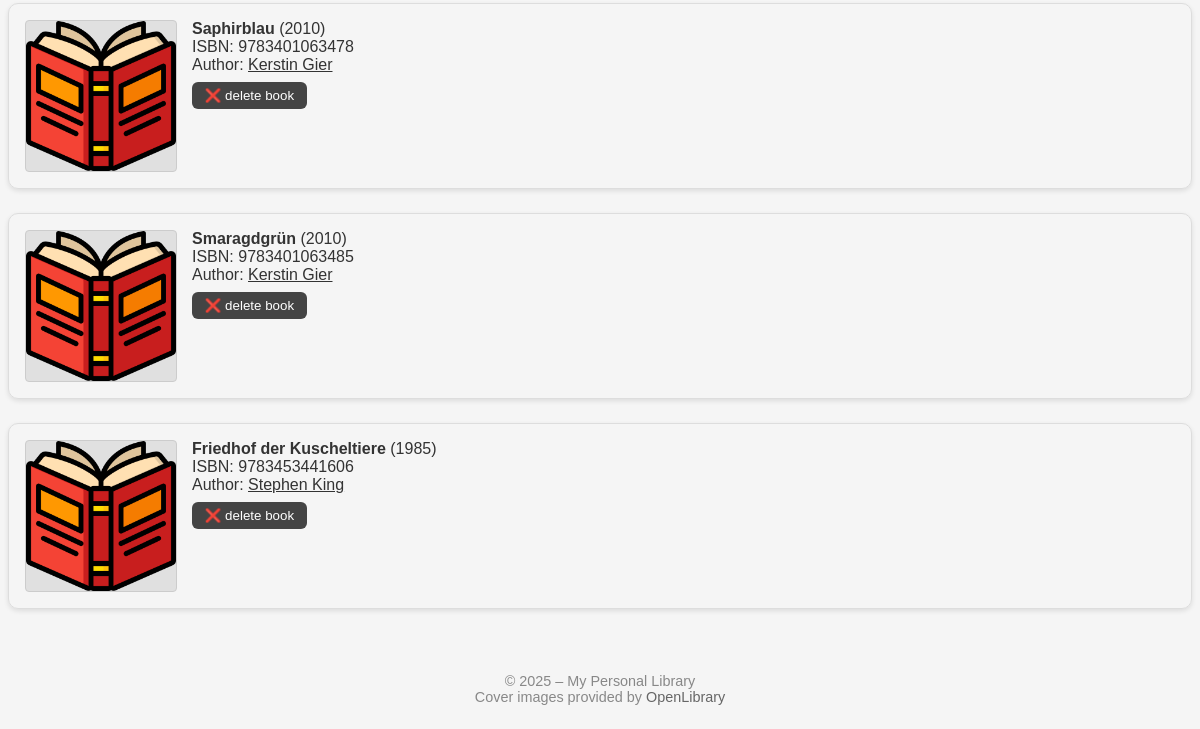
Before: / (lower part) with the older database file.
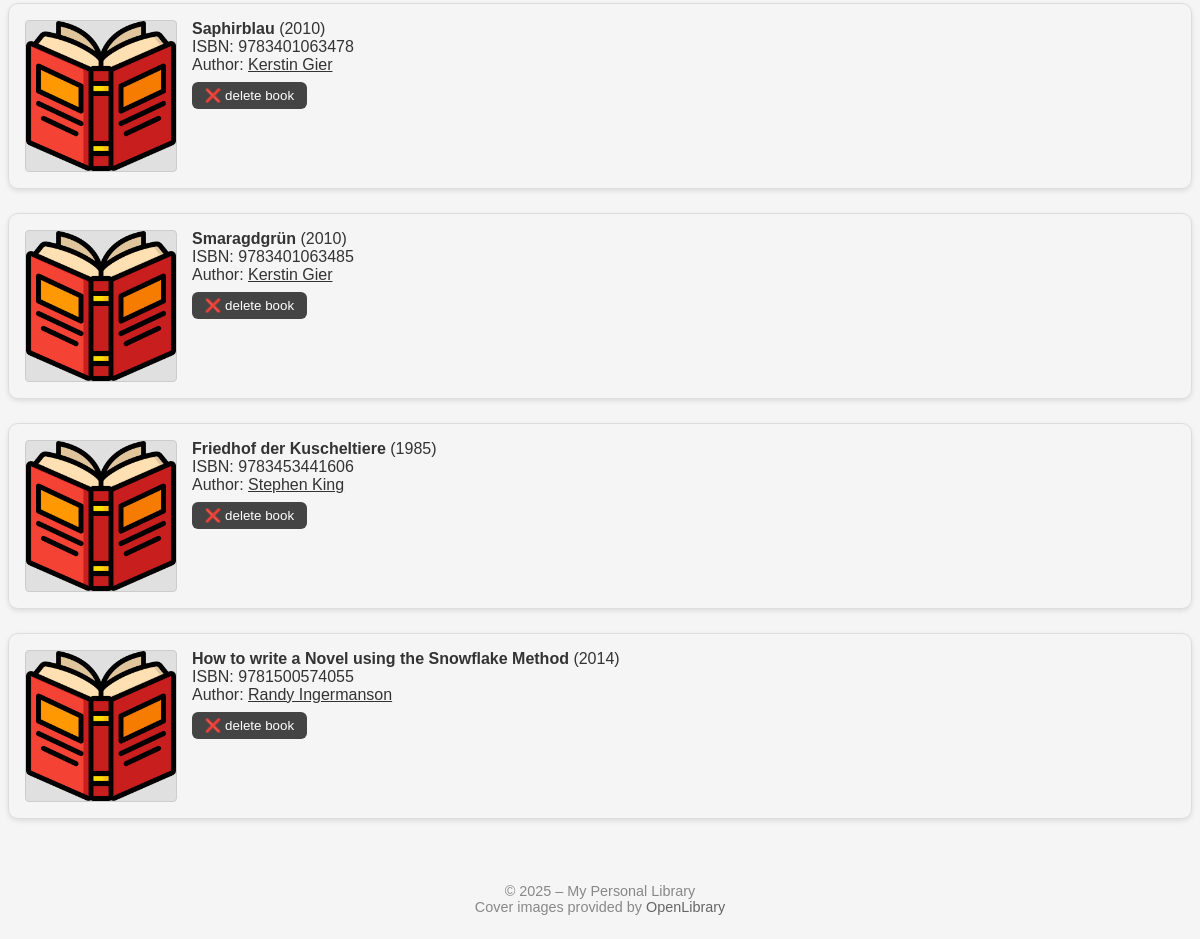
After: the same page with the newer database file.
### data_models.py (models this page shows, shortened)
class Book(db.Model):
    id = db.Column(db.Integer, primary_key=True)
    isbn = db.Column(db.String(13), unique=True, nullable=False)
    title = db.Column(db.String(200), nullable=False)
    publication_year = db.Column(db.Integer)
    author_id = db.Column(db.Integer, db.ForeignKey('author.id'), nullable=False)
    author = db.relationship('Author', backref='books')

class Author(db.Model):
    id = db.Column(db.Integer, primary_key=True)
    name = db.Column(db.String(100), nullable=False)
    birth_date = db.Column(db.Date)
    date_of_death = db.Column(db.Date)

### app.py (the view, shortened to what this page needs)
@app.route('/')
def home():
    sort_by = request.args.get('sort_by')
    search_term = request.args.get('search', '').strip()
    query = Book.query.join(Author)
    if sort_by == 'title':
        query = query.order_by(Book.title)
    elif sort_by == 'author':
        query = query.order_by(Author.name)
    elif sort_by == 'publication_year':
        query = query.order_by(Book.publication_year)
    books = query.all()
    no_results = search_term and not books  # informs user that no matches found
    return render_template('home.html', books=books, no_results=no_results)

### templates/home.html (shortened to what this page needs)
<!DOCTYPE html>
<html lang="en">
  <head>
  </head>
  <body>
    {% if books %}
      {% for book in books %}
        <div class="book-card">
          <img
            src="{{ url_for('static', filename='cover.png') }}"
            data-isbn="{{ book.isbn }}"
            alt="Cover for {{ book.title }}"
            class="book-cover">
          <div class="book-info">
            <strong>{{ book.title }}</strong> ({{ book.publication_year }})<br>
            ISBN: {{ book.isbn }}<br>
            Author: <a href="{{ url_for('author_detail', author_id=book.author.id) }}">{{ book.author.name }}</a>
            <div class="book-actions">
              <form action="{{ url_for('delete_book', book_id=book.id) }}" method="POST"
                    onsubmit="return confirm('Do you really want to delete the book?');">
                <button type="submit">❌ delete book</button>
              </form>
            </div>
          </div>
        </div>
      {% endfor %}
    {% else %}
      <p>No books match your criteria.</p>
    {% endif %}
    <footer style="text-align: center; margin-top: 3rem; padding: 1rem 0; font-size: 0.9rem; color: #888;">
  &copy; 2025 – My Personal Library<br>
  Cover images provided by <a href="https://openlibrary.org" target="_blank" style="color: #666; text-decoration: none;">OpenLibrary</a>
</footer>
  </body>
</html>

### templates/home.html (style rules this page uses)
body { background-color: #f5f5f5; font-family: Arial, sans-serif; color: #333; }
img.book-cover { height: 150px; margin-right: 15px; background-color: #e0e0e0; border: 1px solid #ccc; object-fit: contain; border-radius: 4px; }
.book-card { background-color: e0e0e0; border: 1px solid #ddd; padding: 1rem; margin-bottom: 1.5rem; border-radius: 10px; box-shadow: 0 2px 5px rgba(0, 0, 0, 0.1); display: flex; align-items: flex-start; }
.book-info { flex-grow: 1; }
.book-actions { margin-top: 0.5rem; }
button { background-color: #444; color: white; border: none; padding: 0.4rem 0.8rem; border-radius: 6px; cursor: pointer; transition: background-color 0.3s ease; }
a { color: inherit; text-decoration: underline; }

Changed rows visible on the page:
added Book: title "How to write a Novel using the Snowflake Method", publication_year "2014", isbn "9781500574055", author.name "Randy Ingermanson"
